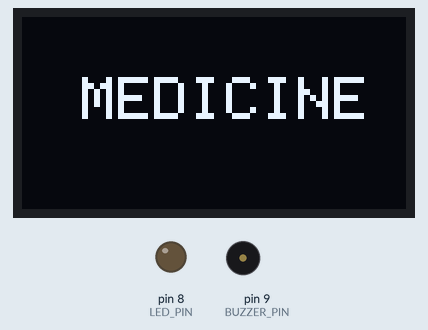
A sketch run on a simulated Arduino Uno, built with avr-gcc and run on an emulated ATmega328P. Parts: 128×64 one-colour display, output pins drawn as LEDs (lit = HIGH), buzzer (waves = sounding, pin HIGH). The local clock reads 2024-03-15 10:24:30 at power-on unless the sketch sets it.

Above: at 0.1 s.
At 2.1 s:
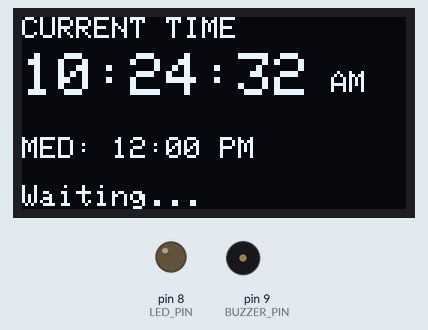
At 6.1 s:
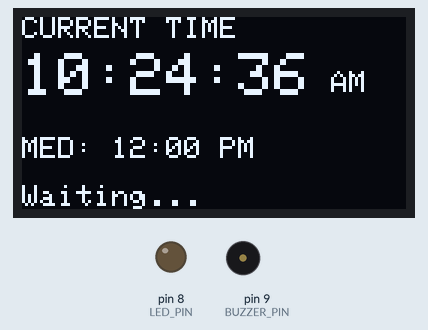
At 9.1 s:
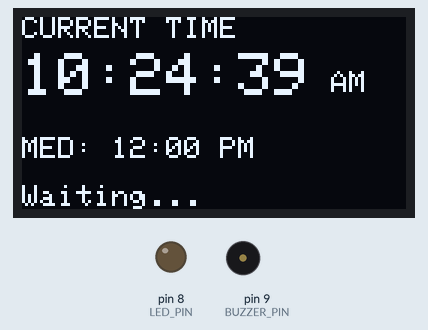
At 20.1 s:
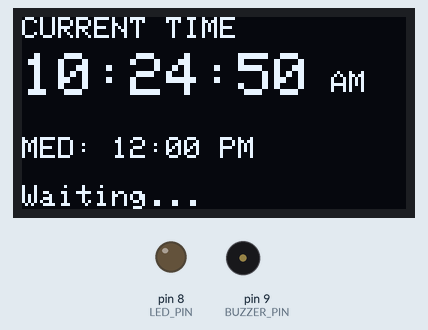
At 37.1 s:
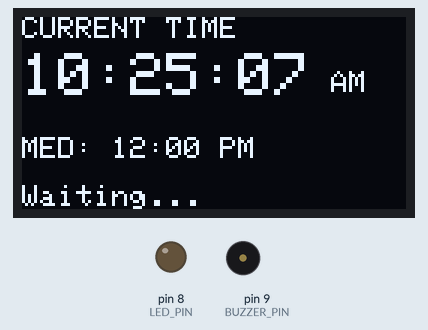

The sketch:

med_rem.ino
```cpp
#include <Wire.h>
#include <RTClib.h>
#include <Adafruit_GFX.h>
#include <Adafruit_SSD1306.h>

#define SCREEN_WIDTH 128
#define SCREEN_HEIGHT 64
#define OLED_RESET -1

Adafruit_SSD1306 display(SCREEN_WIDTH, SCREEN_HEIGHT, &Wire, OLED_RESET);
RTC_DS3231 rtc;

// Pins
const int LED_PIN = 8;
const int BUZZER_PIN = 9;

// =============================
// MEDICINE TIME
// =============================

int medicineHour = 12;
int medicineMinute = 0;
bool medicinePM = true;

// =============================

bool alarmRunning = false;
unsigned long alarmStart = 0;
int lastAlarmMinute = -1;

void setup() {

  pinMode(LED_PIN, OUTPUT);
  pinMode(BUZZER_PIN, OUTPUT);

  digitalWrite(LED_PIN, LOW);
  digitalWrite(BUZZER_PIN, LOW);

  Serial.begin(9600);

  Wire.begin();

  // RTC
  if (!rtc.begin()) {
    Serial.println("RTC ERROR");
    while (1);
  }

  // OLED
  if (!display.begin(SSD1306_SWITCHCAPVCC, 0x3C)) {
    Serial.println("OLED ERROR");
    while (1);
  }

  display.clearDisplay();
  display.setTextColor(SSD1306_WHITE);

  display.setTextSize(2);
  display.setCursor(20, 20);
  display.println("MEDICINE");

  display.display();

  delay(2000);

  // IMPORTANT:
  // RTC ko computer ke time se set karne ke liye
  // neeche wali line ko ek baar uncomment karke upload karo.
  //
  // rtc.adjust(DateTime(F(__DATE__), F(__TIME__)));

}

// =============================
// LOOP
// =============================

void loop() {

  DateTime now = rtc.now();

  // -----------------------------
  // Convert 24h to 12h
  // -----------------------------

  int hour12 = now.hour();

  bool PM = false;

  if (hour12 >= 12) {
    PM = true;
  }

  if (hour12 == 0) {
    hour12 = 12;
  }
  else if (hour12 > 12) {
    hour12 -= 12;
  }

  // -----------------------------
  // Check medicine time
  // -----------------------------

  if (hour12 == medicineHour &&
      now.minute() == medicineMinute &&
      PM == medicinePM) {

    if (lastAlarmMinute != now.minute()) {

      alarmRunning = true;
      alarmStart = millis();

      lastAlarmMinute = now.minute();
    }
  }

  // -----------------------------
  // Alarm
  // -----------------------------

  if (alarmRunning) {

    digitalWrite(LED_PIN, HIGH);
    digitalWrite(BUZZER_PIN, HIGH);

    // Alarm for 10 seconds
    if (millis() - alarmStart >= 10000) {

      digitalWrite(LED_PIN, LOW);
      digitalWrite(BUZZER_PIN, LOW);

      alarmRunning = false;
    }
  }
  else {

    digitalWrite(LED_PIN, LOW);
    digitalWrite(BUZZER_PIN, LOW);
  }

  // -----------------------------
  // OLED
  // -----------------------------

  display.clearDisplay();

  // CURRENT TIME
  display.setTextSize(1);
  display.setCursor(0, 0);
  display.println("CURRENT TIME");

  display.setTextSize(2);
  display.setCursor(0, 12);

  if (hour12 < 10)
    display.print("0");

  display.print(hour12);
  display.print(":");

  if (now.minute() < 10)
    display.print("0");

  display.print(now.minute());

  display.print(":");

  if (now.second() < 10)
    display.print("0");

  display.print(now.second());

  // AM / PM
  display.setTextSize(1);
  display.setCursor(103, 18);

  if (PM)
    display.print("PM");
  else
    display.print("AM");

  // -----------------------------
  // MEDICINE TIME
  // -----------------------------

  display.setCursor(0, 40);

  display.print("MED: ");

  if (medicineHour < 10)
    display.print("0");

  display.print(medicineHour);
  display.print(":");

  if (medicineMinute < 10)
    display.print("0");

  display.print(medicineMinute);

  if (medicinePM)
    display.print(" PM");
  else
    display.print(" AM");

  // -----------------------------
  // STATUS
  // -----------------------------

  display.setCursor(0, 56);

  if (alarmRunning)
    display.print("TAKE MEDICINE!");
  else
    display.print("Waiting...");

  display.display();

  delay(200);
}
```

Measured:
- what the display in image 1 shows lasts 1.2 s, from 2.1 s to 3.3 s
